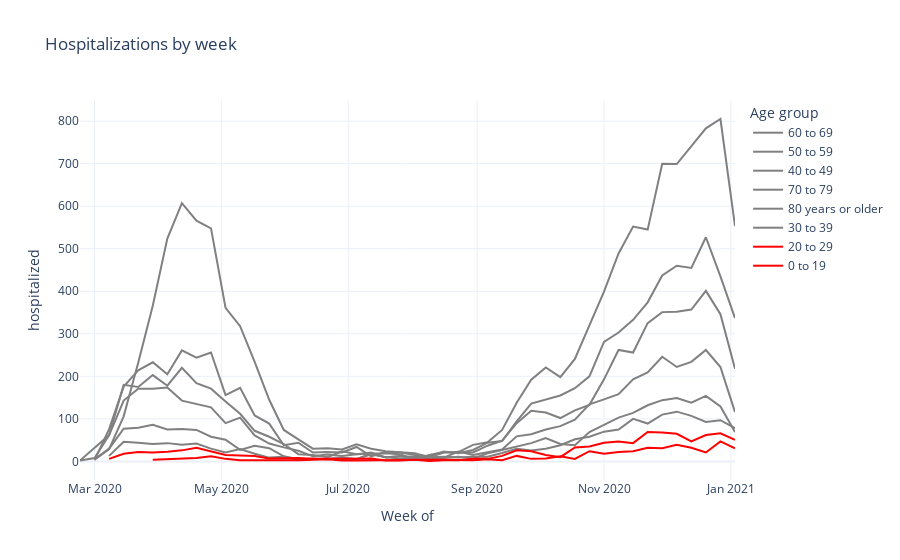

The code cell stored with this chart in its notebook:
### Markdown cell above
By age group over time

### Code cell
hosp_age_time = (epi[epi['Hospital status'].str.contains('Hospitalized')]
                 .groupby(['Age group', 'Week of'])
                 .size().reset_index(name = 'hospitalized'))
hosp_age_time.sort_values('Week of', inplace = True)

px.line(hosp_age_time, x = 'Week of', y = 'hospitalized', 
        title = 'Hospitalizations by week', template='plotly_white',
        color = 'Age group', color_discrete_map = colors)
